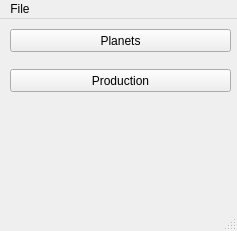
<?xml version="1.0" encoding="UTF-8"?>
<ui version="4.0">
 <class>MainWindow</class>
 <widget class="QMainWindow" name="MainWindow">
  <property name="geometry">
   <rect>
    <x>0</x>
    <y>0</y>
    <width>237</width>
    <height>231</height>
   </rect>
  </property>
  <property name="windowTitle">
   <string>MainWindow</string>
  </property>
  <widget class="QWidget" name="centralwidget">
   <widget class="QPushButton" name="ProductionPushButton">
    <property name="geometry">
     <rect>
      <x>10</x>
      <y>50</y>
      <width>221</width>
      <height>23</height>
     </rect>
    </property>
    <property name="text">
     <string>Production</string>
    </property>
   </widget>
   <widget class="QPushButton" name="PlanetsPushButton">
    <property name="geometry">
     <rect>
      <x>10</x>
      <y>10</y>
      <width>221</width>
      <height>23</height>
     </rect>
    </property>
    <property name="text">
     <string>Planets</string>
    </property>
   </widget>
  </widget>
  <widget class="QMenuBar" name="menubar">
   <property name="geometry">
    <rect>
     <x>0</x>
     <y>0</y>
     <width>237</width>
     <height>22</height>
    </rect>
   </property>
   <widget class="QMenu" name="menuDatei">
    <property name="title">
     <string>File</string>
    </property>
    <addaction name="actionBeenden"/>
   </widget>
   <addaction name="menuDatei"/>
  </widget>
  <widget class="QStatusBar" name="statusbar"/>
  <action name="actionBeenden">
   <property name="text">
    <string>Close</string>
   </property>
  </action>
 </widget>
 <resources/>
 <connections>
  <connection>
   <sender>actionBeenden</sender>
   <signal>triggered()</signal>
   <receiver>MainWindow</receiver>
   <slot>close()</slot>
   <hints>
    <hint type="sourcelabel">
     <x>-1</x>
     <y>-1</y>
    </hint>
    <hint type="destinationlabel">
     <x>399</x>
     <y>299</y>
    </hint>
   </hints>
  </connection>
 </connections>
</ui>
